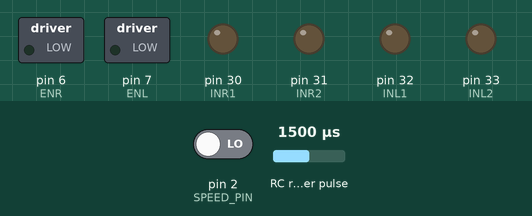
Simulated run of this sketch. Board: Arduino Mega 2560, built with avr-gcc and run on an emulated ATmega2560. Parts: switched loads named in the sketch (green lamp = pin HIGH), output pins drawn as LEDs (lit = HIGH). Wiring (inferred from the names in the program): RC receiver channel: data pin 3. Inputs (shaded band) come from the test bench; at power-on: RC receiver pulse 1500 µs, pin 2 (SPEED_PIN) LOW. What the sketch prints to the serial monitor is not drawn.

Above: at 1.2 s.
1.3 s: RC receiver pulse (sensor on pin 3) set to 1480 µs
2.8 s: RC receiver pulse (sensor on pin 3) set to 1463 µs
At 3.9 s:
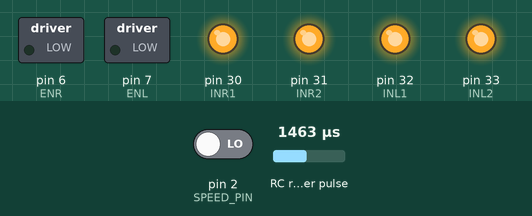
4.9 s: RC receiver pulse (sensor on pin 3) set to 1448 µs
7.9 s: RC receiver pulse (sensor on pin 3) set to 1020 µs
At 8.07 s:
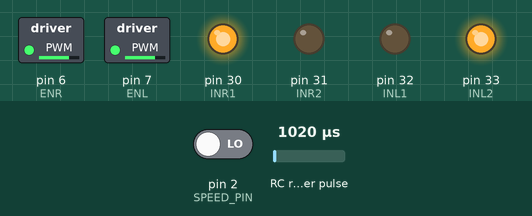
10.9 s: RC receiver pulse (sensor on pin 3) set to 1750 µs
At 11.59 s:
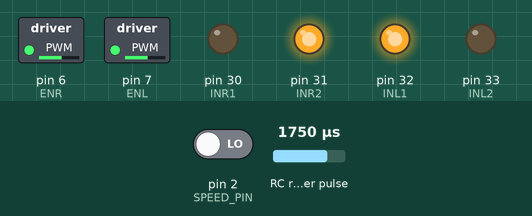
13.9 s: RC receiver pulse (sensor on pin 3) set to 1500 µs
At 14.7 s:
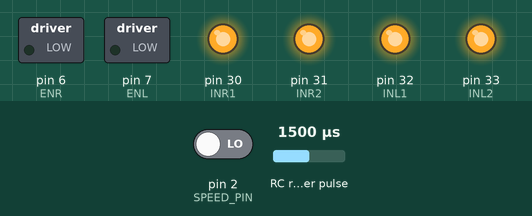
Timing chart, 0 to 16.4 s (numbered marks = the images above; inputs shaded):
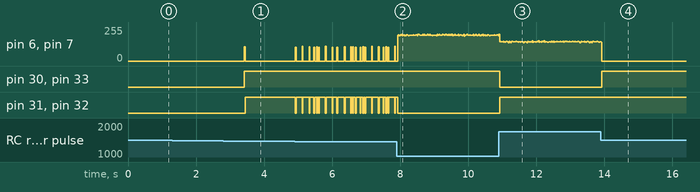

Measured:
- the behaviour switches between 1472 and 1471 µs on RC receiver pulse (sensor on pin 3) (found by bisection; images 0 and 1)
- after the input at 2.8 s, pin 6 (ENR), pin 7 (ENL): 0/255 → 106/255 after 0.62 s, → 0/255 0.02 s later; pin 30 (INR1), pin 33 (INL2): LOW → HIGH after 0.62 s; pin 31 (INR2), pin 32 (INL1): LOW → HIGH after 0.64 s
- after the input at 10.9 s, pin 30 (INR1), pin 33 (INL2): HIGH → LOW at once; pin 31 (INR2), pin 32 (INL1): LOW → HIGH at once
- after the input at 13.9 s, pin 30 (INR1), pin 33 (INL2): LOW → HIGH at once

The sketch:

rc_with_robot_1.ino
```cpp
#define LOW_SPEED 1000.0
#define HIGH_SPEED 1980.0
#define CENTER_SPEED 1500.0

#define LOW_STEER 1000.0
#define HIGH_STEER 2000.0
#define CENTER_STEER 1500.0

#define ROTATE_EXTRA_SPEED 50

#define MAX_SCALE 0.85
#define ERROR_GAP_SPEED  80
#define ERROR_GAP_STEER  65

#define PWM_MIN 30
#define PWM_MAX 255

#define ENR  6
#define ENL  7
#define INR1 30
#define INR2 31
#define INL1 32
#define INL2 33

#define SPEED_PIN 2
#define STEERING_PIN 3

#define SPEED_FLAG 1
#define STEERING_FLAG 2

#define ROBOT_STOP 0
#define ROBOT_FORWARD 1
#define ROBOT_REVERSE 2
#define ROBOT_ROTATE_RIGHT 3
#define ROBOT_ROTATE_LEFT 4

unsigned direct = ROBOT_STOP;
unsigned old_direct = ROBOT_STOP;

uint32_t speed_Start;
uint32_t steering_Start;

int pwm = 0;
int pwml = 0;
int pwmr = 0;

float scale ;

volatile uint8_t update_Flags_Shared;
volatile uint16_t speed_Shared;
volatile uint16_t steering_Shared;

void setup() {

  attachInterrupt(digitalPinToInterrupt(SPEED_PIN),calc_Speed,CHANGE);
  attachInterrupt(digitalPinToInterrupt(STEERING_PIN),calc_Steering,CHANGE);
  pinMode(ENL,OUTPUT);
  pinMode(ENR,OUTPUT);
  pinMode(INR1,OUTPUT);
  pinMode(INR2,OUTPUT);
  pinMode(INL1,OUTPUT);
  pinMode(INL2,OUTPUT);
  Serial.begin(115200);

}

void loop() {
  static uint8_t update_Flags;
  static uint16_t speed_Val;
  static uint16_t steering_Val;

  if(update_Flags_Shared){
      noInterrupts();

      update_Flags = update_Flags_Shared;

      if(update_Flags & SPEED_FLAG){
          speed_Val = speed_Shared;
      }
      if(update_Flags & STEERING_FLAG){
          steering_Val = steering_Shared;
      }

      update_Flags_Shared = 0;
      interrupts();
  }

  if(update_Flags & SPEED_FLAG){
      speed_Val = constrain(speed_Val, LOW_SPEED, HIGH_SPEED);
      if(speed_Val >= (CENTER_SPEED + ERROR_GAP_SPEED )){
      scale = ((MAX_SCALE-1.0)/(HIGH_SPEED - CENTER_SPEED))*(speed_Val - CENTER_SPEED) + 1.0;
      direct = ROBOT_FORWARD;
      pwm = map(speed_Val,CENTER_SPEED,HIGH_SPEED,PWM_MIN,PWM_MAX);

   }else if(speed_Val <= (CENTER_SPEED - ERROR_GAP_SPEED )){
      scale = ((MAX_SCALE-1.0)/(CENTER_SPEED - LOW_SPEED))*(CENTER_SPEED - speed_Val) + 1.0;
      direct = ROBOT_REVERSE;
      pwm = map(speed_Val,CENTER_SPEED,LOW_SPEED,PWM_MIN,PWM_MAX);
   }else{
      scale = 0;
      pwm = PWM_MAX;
   }
  }

  if(update_Flags & STEERING_FLAG){
      steering_Val = constrain(steering_Val, LOW_STEER, HIGH_STEER);
      if(steering_Val >= (CENTER_STEER + ERROR_GAP_STEER)){
          if(scale == 0){
            direct = ROBOT_ROTATE_RIGHT;
            pwml=pwmr = map(steering_Val,CENTER_STEER,HIGH_STEER,PWM_MIN+60,PWM_MAX-55);
          }else{
            //pwm += ROTATE_EXTRA_SPEED;
            pwml = pwm;
            pwmr = map(steering_Val,CENTER_STEER,HIGH_STEER,pwm,(pwm-(pwm*scale)));
          }

      }else if(steering_Val <= (CENTER_STEER - ERROR_GAP_STEER)){
          if(scale == 0){
            direct = ROBOT_ROTATE_LEFT;
            pwml=pwmr = map(steering_Val,CENTER_STEER,LOW_STEER,PWM_MIN+60,PWM_MAX-55);
          }else{
           // pwm += ROTATE_EXTRA_SPEED;
            pwmr = pwm;
            pwml = map(steering_Val,CENTER_STEER,LOW_STEER,pwm,(pwm-(pwm*scale)));
          }

      }else{
          pwml = pwmr = pwm;
          if(scale == 0){
            direct = ROBOT_STOP;
          }

      }
  }

  if(direct != old_direct){
          old_direct = direct;
          switch(direct){
            case ROBOT_FORWARD :
                digitalWrite(INR1,HIGH);
                digitalWrite(INR2,LOW);
                digitalWrite(INL1,HIGH);
                digitalWrite(INL2,LOW);
                break;
            case ROBOT_REVERSE :
                digitalWrite(INR1,LOW);
                digitalWrite(INR2,HIGH);
                digitalWrite(INL1,LOW);
                digitalWrite(INL2,HIGH);
                break;
            case ROBOT_ROTATE_RIGHT :
                digitalWrite(INR1,LOW);
                digitalWrite(INR2,HIGH);
                digitalWrite(INL1,HIGH);
                digitalWrite(INL2,LOW);
                break;
            case ROBOT_ROTATE_LEFT :
                digitalWrite(INR1,HIGH);
                digitalWrite(INR2,LOW);
                digitalWrite(INL1,LOW);
                digitalWrite(INL2,HIGH);
                break;
            case ROBOT_STOP :
                digitalWrite(INR1,HIGH);
                digitalWrite(INR2,HIGH);
                digitalWrite(INL1,HIGH);
                digitalWrite(INL2,HIGH);
                break;

          }
  }

  //pwmr = constrain(pwmr, PWM_MIN, PWM_MAX);
  //pwml = constrain(pwml, PWM_MIN, PWM_MAX);

  analogWrite(ENR,pwmr);
  analogWrite(ENL,pwml);

   Serial.print(pwml);
   Serial.print("\t");
   Serial.print(pwmr);
   Serial.print("\t");
   Serial.println(scale);


  update_Flags = 0;
}


void calc_Speed(){
  if(digitalRead(SPEED_PIN) == HIGH){
      speed_Start = micros();
  }else{
      speed_Shared = (uint16_t)(micros() - speed_Start);
      update_Flags_Shared |= SPEED_FLAG;
  }
}

void calc_Steering(){
   if(digitalRead(STEERING_PIN) == HIGH){
      steering_Start = micros();
  }else{
      steering_Shared = (uint16_t)(micros() - steering_Start);
      update_Flags_Shared |= STEERING_FLAG;
  }
}
```
